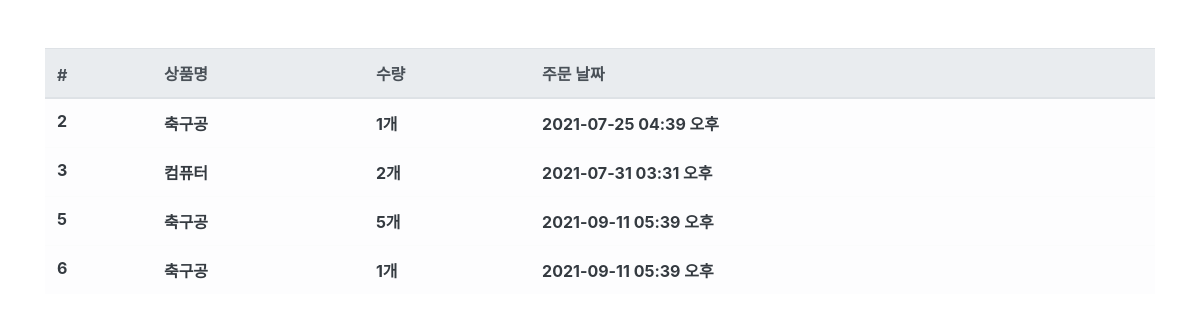
Screenshot of /order/ (signed in) with the database file from the repository.
### order/models.py (models this page shows, shortened)
class Order(models.Model):
    user = models.ForeignKey('user.User', on_delete=models.CASCADE, verbose_name='사용자')
    product = models.ForeignKey('product.Product', on_delete=models.CASCADE, verbose_name='상품')
    quantity = models.IntegerField(verbose_name='수량', default='0')
    status = models.CharField(
        choices=(
            ('대기중', '대기중'),
            ('결제대기', '결제대기'),
            ('결제완료', '결제완료'),
            ('환불', '환불'),
        ),
        default='대기중', max_length=32, verbose_name='상태'
    )
    memo = models.TextField(null=True, blank=True, verbose_name='메모')
    register_date = models.DateTimeField(auto_now_add=True, verbose_name='등록날짜')
    class Meta:
        db_table = 'data_order'
        verbose_name = '주문'
        verbose_name_plural = '주문'

### product/models.py (models this page shows)
class Product(models.Model):
    name = models.CharField(max_length=256, verbose_name='상품명')
    price = models.IntegerField(verbose_name='상품가격')
    description = models.TextField(verbose_name='상품설명')
    stock = models.IntegerField(verbose_name='재고')
    register_date = models.DateTimeField(auto_now_add=True, verbose_name='등록날짜')
    def __str__(self):
        return self.name
    class Meta:
        db_table = 'data_product'
        verbose_name = '상품'
        verbose_name_plural = '상품'

### order/views.py (the view)
# urls.py: path('order/', OrderList.as_view()),
@method_decorator(login_required, name='dispatch')
class OrderList(ListView):
    model = Order
    template_name = 'order.html'
    context_object_name = 'order_list'
    def get_queryset(self, **kwargs):
        queryset = Order.objects.filter(user__email=self.request.session.get('user'))
        return queryset

### order/templates/order.html
{% extends "base.html" %}
{% load humanize %}
{% block contents %}
<div class="row mt-5">
    <div class="col-12">
        <table class="table table-light">
            <thead class="thead-light">
                <tr>
                    <th scope="col">#</th>
                    <th scope="col">상품명</th>
                    <th scope="col">수량</th>
                    <th scope="col">주문 날짜</th>
                </tr>
            </thead>
            <tbody class="text-dark">
                {% for order in order_list %}
                <tr>
                    <th scope="row">{{ order.id }}</th>
                    <th>{{ order.product }}</th>
                    <th>{{ order.quantity|intcomma }}개</th>
                    <th>{{ order.register_date|date:'Y-m-d h:i A' }}</th>
                </tr>
                {% endfor %}
            </tbody>
        </table>
    </div>
</div>
{% endblock %}

### rows the page displays
Order: id "2", product "축구공", quantity "1", register_date "2021-07-25 04:39 오후"
Order: id "3", product "컴퓨터", quantity "2", register_date "2021-07-31 03:31 오후"
Order: id "5", product "축구공", quantity "5", register_date "2021-09-11 05:39 오후"
Order: id "6", product "축구공", quantity "1", register_date "2021-09-11 05:39 오후"
